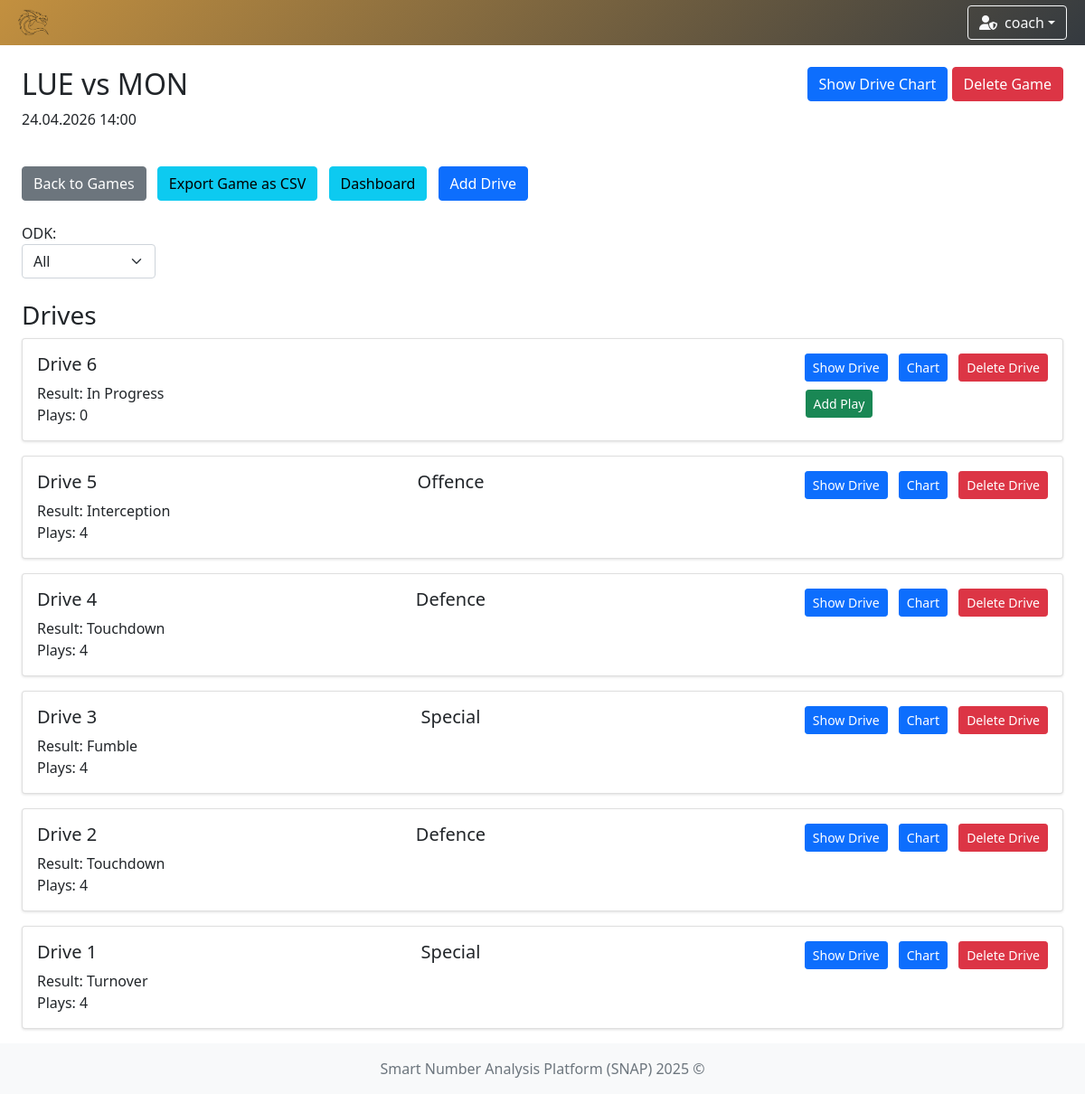
The page /games/3 (signed in) on the database as committed earlier.
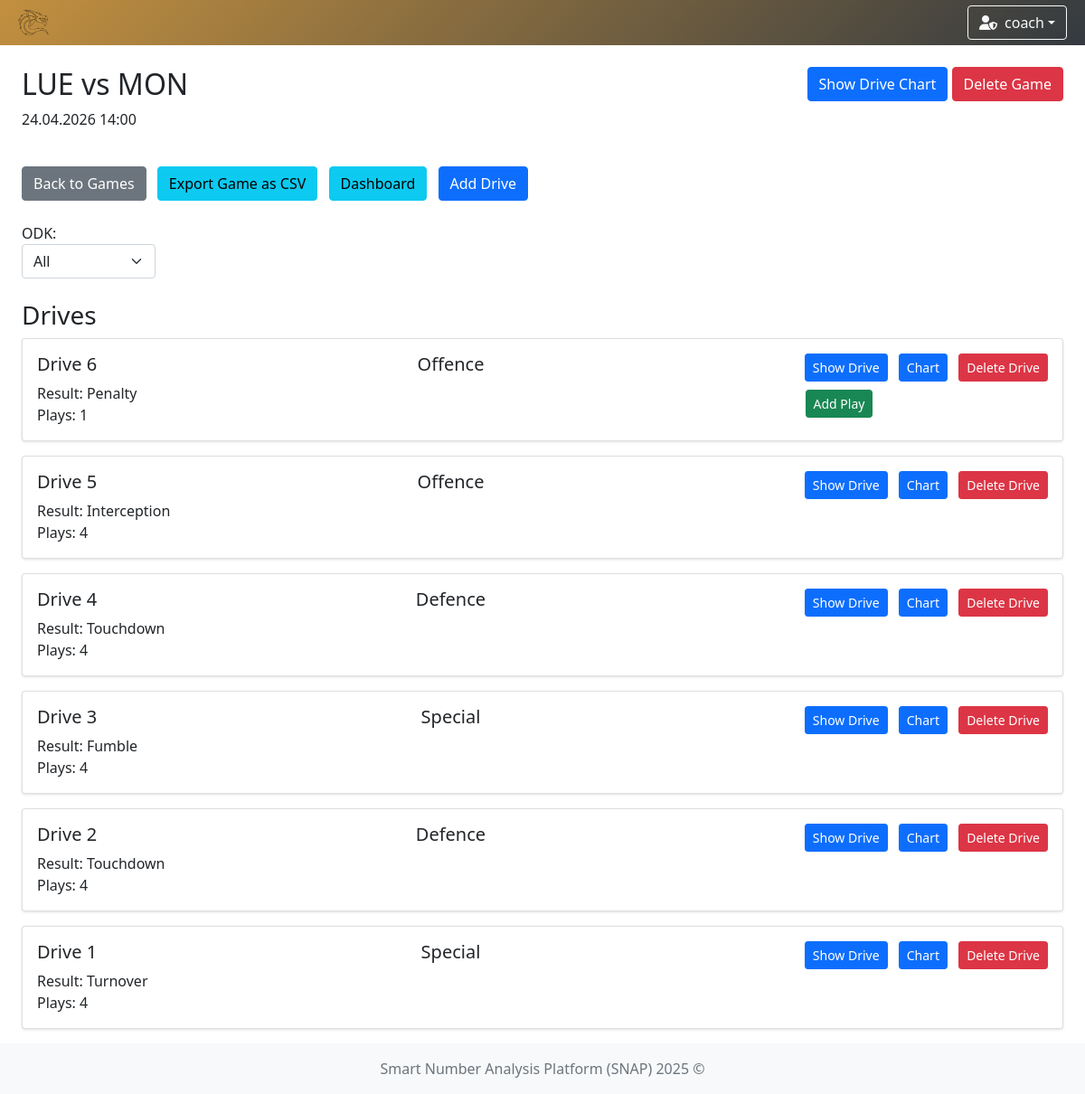
The same page on the database as committed later.
### app/models/drive.py (models this page shows, shortened)
class DriveModel(db.Model):
    __tablename__ = 'drive'
    id = db.Column(db.Integer, primary_key=True)
    game_id = db.Column(db.Integer, db.ForeignKey('game.id'), nullable=False)
    result = db.Column(db.String(50))
    ended = db.Column(db.Boolean, default=False)
    plays = db.relationship('PlayModel', backref='drive', lazy=True, cascade='all, delete-orphan')

### app/controllers/game.py (the view)
    @login_required
    def game_detail(self, game_id: int) -> str:
        game = GameModel.get_by_id(game_id)
        return render_template(template_name_or_list='game/game_detail.html', game=game)

### app/controllers/user.py (called while the page is built)
    @staticmethod
    def load_user(user_id):
        return UserModel.query.get(int(user_id))

### app/models/game.py (called while the page is built)
    @classmethod
    def get_by_id(cls, game_id: int) -> Optional['GameModel']:
        return cls.query.get_or_404(game_id)

### run.py (called while the page is built)
    def _inject_context(self) -> None:
        @self.app.context_processor
        def inject_teams() -> dict:
            try:
                teams = TeamModel.query.all()
                return dict(teams=teams)
            except Exception as e:
                print(f"[!] Error injecting teams: {str(e)} ({type(e).__name__})")
                return dict(teams=[])

### app/templates/game/game_detail.html (shortened to what this page needs)
{% extends "system/base.html" %}
{% block content %}
<div class="row mb-4">
    <div class="col">
        <h2>{{ game.name }}</h2>
        <p>{{ game.date.strftime('%d.%m.%Y') }} {{ game.time }}</p>
    </div>
    <div class="col text-end">
        <a href="{{ url_for('drive_chart', game_id=game.id) }}" class="btn btn-primary">Show Drive Chart</a>
        {% if current_user.role == 'admin' %}
        <form action="{{ url_for('delete_game', game_id=game.id) }}" method="POST" class="d-inline">
            <button type="submit" class="btn btn-danger"
                    onclick="return confirm('Are you sure you want to delete this game?')">Delete Game</button>
        </form>
        {% else %}
        <button class="btn btn-secondary" disabled>Delete Game</button>
        {% endif %}
    </div>
</div>
<div class="row mb-4">
    <div class="col">
        <form action="{{ url_for('add_drive', game_id=game.id) }}" method="POST">
            <a href="{{ url_for('game_options') }}" class="btn btn-secondary">Back to Games</a>
            <a href="{{ url_for('export_game', game_id=game.id) }}" class="btn btn-info">Export Game as CSV</a>
            <a href="{{ url_for('dashboard', game_id=game.id) }}" class="btn btn-info">Dashboard</a>
            <button type="submit" class="btn btn-primary">Add Drive</button>
        </form>
    </div>
</div>
			<div class="d-flex mb-3">
				<div class="me-3">
				<label for="Odk" >ODK:</label>
				<select name="Odk" id="Odk" class="form-select mb-2">
					<option value="" selected >All</option>
				</select>
        </div>
    </div>
<div class="row">
    <div class="col">
        <h3>Drives</h3>
		<div id=drive-wrapper>
			{%include 'game/partials/_drive_rows.html' %}
		</div>
    </div>
</div>
{% endblock %}

### app/templates/game/partials/_drive_rows.html
{% for drive in game.drives|sort(attribute='id', reverse=True) %}
    <div class="card mb-3">
        <div class="card-body">
            <div class="d-flex justify-content-between align-items-start">
                <h5 class="card-title">Drive {{ loop.revindex }}</h5>
                {% if drive.plays | length > 0 %}
                    {% if drive.plays[0].odk == "O" %}
                        <h5 class="card-title">Offence</h5>
                    {% elif drive.plays[0].odk == "D" %}
                        <h5 class="card-title">Defence</h5>
                    {% elif drive.plays[0].odk == "K" %}
                        <h5 class="card-title">Special</h5>
                    {% else %}
                        <h5 class="card-title">Unknown play type: {{ drive.plays[0].odk }}</h5>
                    {% endif %}
                {% endif %}
                <div>
                    <a href="{{ url_for('drive_detail', drive_id=drive.id) }}" class="btn btn-sm btn-primary">Show
                        Drive</a>
                    <a href="{{ url_for('drive_play_chart', game_id=game.id, drive_id=drive.id) }}"
                       class="btn btn-sm btn-primary" , style="margin-right: 0.5rem;">Chart</a>
                    {% if current_user.role == 'admin' %}
                        <form action="{{ url_for('delete_drive', drive_id=drive.id) }}" method="POST" class="d-inline">
                            <button type="submit" class="btn btn-sm btn-danger"
                                    onclick="return confirm('Are you sure you want to delete this drive?')">Delete Drive
                            </button>
                        </form>
                    {% else %}
                        <button class="btn btn-sm btn-secondary" disabled>Delete Drive</button>
                    {% endif %}
                </div>
            </div>
            <div class="d-flex justify-content-between align-items-center">
                <div class="card-text mb-0">
                    Result: {{ drive.result or 'In Progress' }}<br>
                    Plays: {{ drive.plays|length }}
                </div>
                {% if not drive.ended %}
                    <a href="{{ url_for('add_play', drive_id=drive.id) }}" class="btn btn-sm btn-success ms-auto"
                       style="margin-right: 12.1rem;">Add Play</a>
                {% endif %}
            </div>
        </div>
    </div>
{% else %}
    <div class="alert alert-secondary text-center" role="alert">
        <i class="bi bi-info-circle me-2"></i>
        No drives found for this filter.
    </div>
{% endfor %}

Rows that differ between the two databases and show on the page:
changed DriveModel: result "In Progress" → "Penalty"; plays|length "0" → "1"; now shows "Offence"
